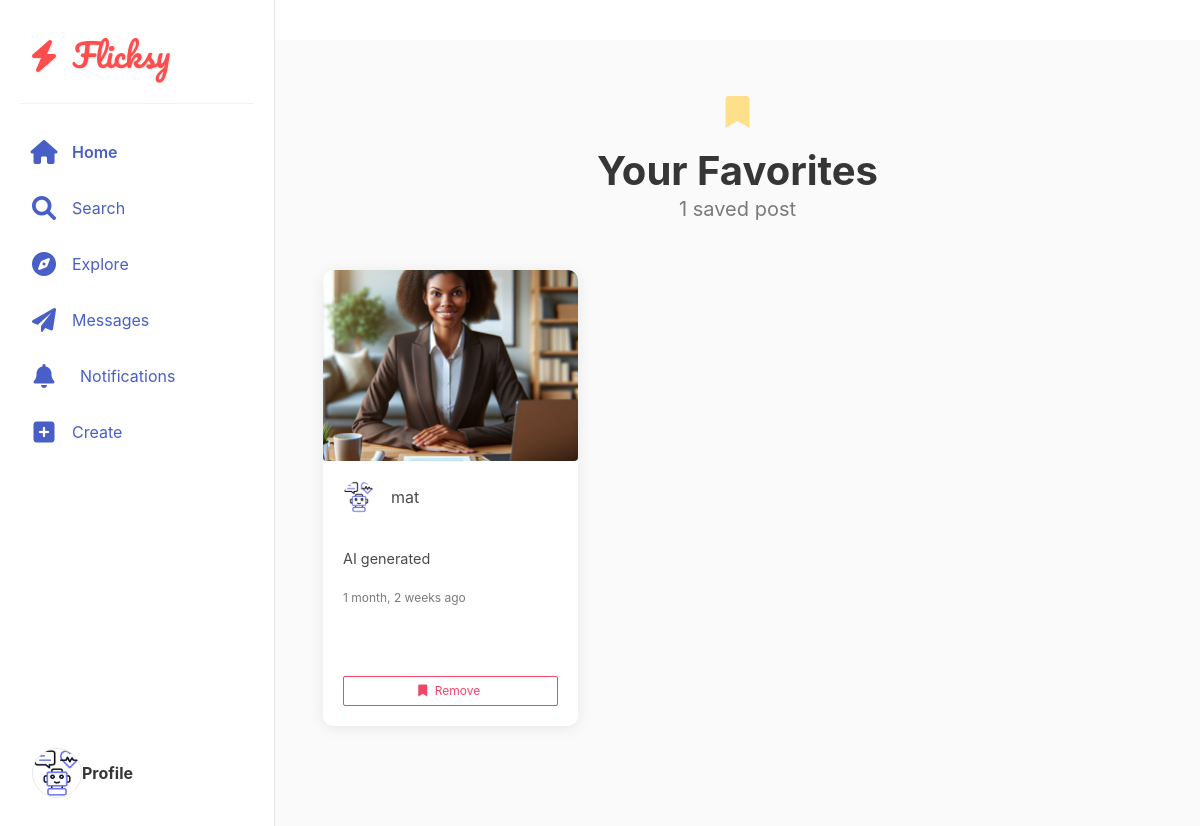
The app's page /favorites_lists/ (signed in) with its own data.
### account/models.py (models this page shows, shortened)
class Profile(models.Model):
  user = models.OneToOneField(User,on_delete=models.CASCADE,related_name='profile')
  first_name = models.CharField(max_length=100,null=True,blank=True)
  last_name = models.CharField(max_length=100,null=True,blank=True)
  location = models.CharField(max_length=100,null=True,blank=True)
  social_url = models.URLField(blank=True,null=True)
  profile_info = models.TextField(blank=True,null=True)
  created = models.DateField(auto_now_add=True)
  favorites = models.ManyToManyField(Post, related_name='favorited_by', blank=True)
  picture = models.ImageField(upload_to='profile_pictures',blank=True,null=True)

### post/models.py (models this page shows, shortened)
class Post(models.Model):
  id = models.UUIDField(primary_key=True,default=uuid.uuid4,editable=False)
  content = models.ManyToManyField(PostProfileContent,related_name='contents',blank=True)
  caption = models.TextField(max_length=2000,verbose_name='caption')
  date_posted = models.DateTimeField(auto_now_add=True)
  tags = models.ManyToManyField(Tag,related_name='tags')
  user = models.ForeignKey(User,on_delete=models.CASCADE)
  likes = models.IntegerField(default=0)
  unlikes = models.IntegerField(default=0)

class PostProfileContent(models.Model):
    CONTENT_TYPES = (
        ('image', 'Image'),
        ('video', 'Video'),
    )
    user = models.ForeignKey(User, on_delete=models.CASCADE, related_name='content_owner')
    file = models.FileField(upload_to='post_content', verbose_name='File', null=True, blank=True)
    content_type = models.CharField(max_length=10, choices=CONTENT_TYPES, default='image')

### post/views.py (the view)
# urls.py: path('favorites_lists/',favorites_lists,name='favorites_lists'),
@login_required
def favorites_lists(request):
    profile = get_object_or_404(Profile, user=request.user)
    favorites_post = profile.favorites.all()
    return render(request, 'favorites.html', {'favorites':favorites_post})

### direct_message/views.py (called while the page is built)
def check_direct(request):
    directs_count = 0
    if request.user.is_authenticated:
        directs_count = Message.objects.filter(
            user=request.user, is_read=False
        ).count()
    return {'directs_count': directs_count}

### notifications/context_processors.py (called while the page is built)
def unread_notifications(request):
    if request.user.is_authenticated:
        return {
            'unread_notifications_count': Notification.objects.filter(
                recipient=request.user,
                is_seen=False
            ).count()
        }
    return {}

### post/templates/favorites.html (shortened to what this page needs)
{% extends 'base.html' %}
{% block content %}
<section class="section">
    <div class="container">
        <div class="has-text-centered mb-6">
            <span class="icon is-large has-text-warning">
                <i class="fas fa-bookmark fa-2x"></i>
            </span>
            <h1 class="title is-2 has-text-weight-bold mt-3">Your Favorites</h1>
            <p class="subtitle is-5 has-text-grey">
                {{ favorites.count }} saved post{{ favorites.count|pluralize }}
            </p>
        </div>
        {% if favorites %}
        <div class="columns is-multiline is-variable is-4">
            {% for post in favorites %}
            <div class="column is-one-third">
                <div class="card favorite-card">
                    <a href="{% url 'post_details' post.id %}">
                        <div class="card-image">
                            <figure class="image is-4by3">
                                {% with post.content.all|first as first_content %}
                                    {% if first_content %}
                                        {% if first_content.content_type == 'image' %}
                                        <img src="{{ first_content.file.url }}"
                                             alt="{{ post.caption|truncatechars:30 }}"
                                             style="object-fit: cover;">
                                        {% endif %}
                                    {% else %}
                                    <img src="https://bulma.io/images/placeholders/640x480.png"
                                         alt="Default post image"
                                         style="object-fit: cover;">
                                    {% endif %}
                                {% endwith %}
                            </figure>
                        </div>
                    </a>
                    <div class="card-content">
                        <div class="media">
                            <div class="media-left">
                                <figure class="image is-32x32">
                                    {% if post.user.profile.picture %}
                                    <img src="{{ post.user.profile.picture.url }}"
                                         class="is-rounded"
                                         alt="{{ post.user.username }}">
                                    {% else %}
                                    <img src="https://ui-avatars.com/api/?name={{ post.user.username }}&background=random"
                                         class="is-rounded"
                                         alt="{{ post.user.username }}">
                                    {% endif %}
                                </figure>
                            </div>
                            <div class="media-content">
                                <p class="subtitle is-6">{{ post.user.username }}</p>
                            </div>
                        </div>
                        <div class="content mt-3">
                            <p class="post-caption">{{ post.caption|truncatechars:100 }}</p>
                            <time datetime="{{ post.date_posted|date:'Y-m-d' }}" class="is-size-7 has-text-grey">
                                {{ post.date_posted|timesince }} ago
                            </time>
                        </div>
                        <form method="post" action="{% url 'remove_from_favorites' post.id %}" class="mt-4">
                            <button type="submit" class="button is-small is-danger is-outlined is-fullwidth">
                                <span class="icon">
                                    <i class="fas fa-bookmark"></i>
                                </span>
                                <span>Remove</span>
                            </button>
                        </form>
                    </div>
                </div>
            </div>
            {% endfor %}
        </div>
        {% endif %}
    </div>
</section>
{% endblock %}

### post/templates/nav.html (shortened to what this page needs)
<nav class="side-nav" role="navigation" aria-label="main navigation">
     <div class="nav-logo">
      <i class="fas fa-bolt" style="color: #ff4d4d; margin-right: 8px;"></i>
      Flicksy
    </div>
    <div class="nav-menu">
        <a href="{% url 'home' %}" class="nav-item active">
            <span class="icon">
                <i class="fas fa-home"></i>
            </span>
            <span class="nav-label">Home</span>
        </a>
        <a href="{% url 'search_users' %}" class="nav-item">
            <span class="icon">
                <i class="fas fa-search"></i>
            </span>
            <span class="nav-label">Search</span>
        </a>
        <a href="{% url 'explore_users' %}" class="nav-item">
            <span class="icon">
                <i class="fas fa-compass"></i>
            </span>
            <span class="nav-label">Explore</span>
        </a>
     <a href="{% url 'inbox' %}" class="nav-item" style="display: inline-flex; align-items: center; position: relative;">
    <span class="icon">
        <i class="fas fa-paper-plane"></i>
    </span>
    <span class="nav-label" style="margin-right: 8px;">Messages</span>
</a>
<a href="{% url 'notifications-list' %}" class="nav-item is-flex is-align-items-center">
    <span class="icon is-relative">
        <i class="fas fa-bell"></i>
    </span>
    <span class="nav-label ml-2">Notifications</span>
</a>
        <a href="{% url 'new_post' %}" class="nav-item">
            <span class="icon">
                <i class="fas fa-plus-square"></i>
            </span>
            <span class="nav-label">Create</span>
        </a>
        {% if user.is_authenticated %}
        <div class="nav-profile">
             {% if request.user.profile.picture %}
    <img src="{{ request.user.profile.picture.url }}"
         class="is-rounded"
         alt="{{ request.user.username }}'s profile picture"
         width="50"
         height="50" style="border-radius: 50%; border: 1px solid #e6e6e6;">
{% else %}
    <img src="https://ui-avatars.com/api/?name={{ request.user.username }}&background=random&size=50"
         class="is-rounded"
         alt="Default profile picture"
         width="50"
         height="50">
{% endif %}
            <span class="nav-label"> <strong>Profile</strong></span>
        </div>
        {% endif %}
    </div>
</nav>
<main class="main-content" style="margin-left: 275px; padding: 20px;">
</main>

### post/templates/base.html (style rules this page uses)
.main-content { display: flex; justify-content: center; gap: 20px; max-width: 1200px; margin: 0 auto; padding: 20px; }

### post/templates/nav.html (style rules this page uses)
.side-nav { position: fixed; left: 0; top: 0; bottom: 0; width: 275px; background: white; border-right: 1px solid #e6e6e6; padding: 30px 20px; display: flex; flex-direction: column; z-index: 100; transition: all 0.3s ease; }
.nav-logo { padding: 0 12px 25px; margin-bottom: 20px; border-bottom: 1px solid #f0f0f0; }
.nav-menu { flex-grow: 1; display: flex; flex-direction: column; }
.nav-item { display: flex; align-items: center; padding: 12px; margin: 4px 0; border-radius: 8px; transition: all 0.2s ease; }
.nav-item.active { font-weight: 600; }
.nav-item .icon { width: 24px; height: 24px; font-size: 1.5rem; margin-right: 16px; display: flex; align-items: center; justify-content: center; }
.nav-item .nav-label { font-size: 16px; }
.nav-profile { display: flex; align-items: center; padding: 12px; margin-top: auto; position: relative; }
.nav-logo { font-family: 'Pacifico', cursive; font-size: 2rem; color: #ff4d4d; text-shadow: 1px 1px 2px rgba(0,0,0,0.1); cursor: pointer; transition: transform 0.2s ease; }

### post/templates/favorites.html (style rules this page uses)
.favorite-card { border-radius: 10px; overflow: hidden; box-shadow: 0 2px 15px rgba(0,0,0,0.08); transition: transform 0.3s ease, box-shadow 0.3s ease; height: 100%; display: flex; flex-direction: column; }
.card-image { background: #f5f5f5; position: relative; }
.card-content { flex-grow: 1; display: flex; flex-direction: column; padding: 1.25rem; }
.post-caption { font-size: 0.9rem; line-height: 1.4; word-break: break-word; }
.media { align-items: center; margin-bottom: 0.75rem; }

### records on screen
Post: file (picture), user.profile.picture (picture), user.username "mat", caption "AI generated", date_posted "1 month, 2 weeks"

### other values on screen
{{ favorites.count }} "1"
